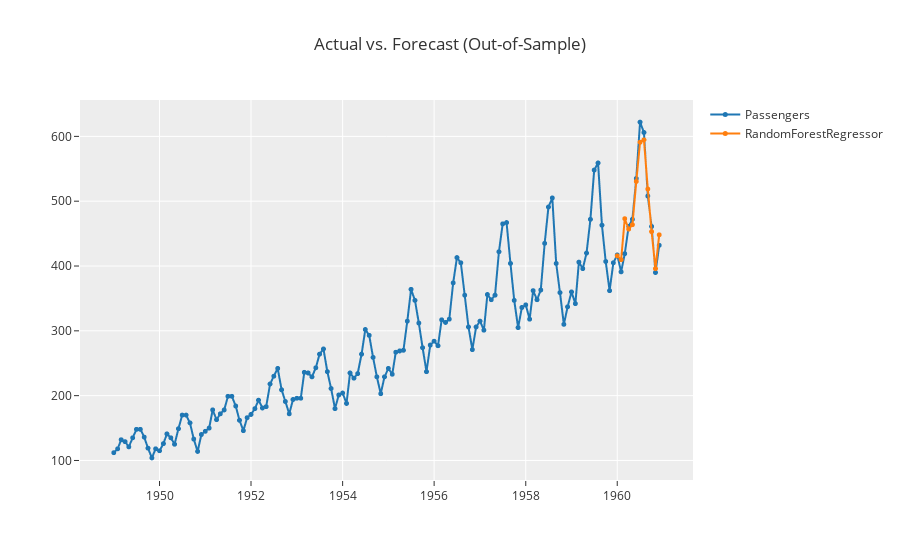

Notebook cell for this chart:
### Markdown cell above
You can check the tune grid here: https://github.com/pycaret/pycaret/blob/master/pycaret/containers/models/time_series.py

### Code cell
exp.plot_model(tuned_rf, plot = 'forecast', data_kwargs={'fh':12})

### Figure 1 — Plotly figure (JSON) as saved in the notebook; plotly's stock layout.template omitted (floating-point values rounded to 4 significant figures; data arrays with more than 128 entries replaced by an {"elided": "..."} marker saying what was removed)
{"data": [{"line": {"color": "rgb(31, 119, 180)", "width": 2}, "marker": {"color": "rgb(31, 119, 180)", "size": 5}, "mode": "lines+markers", "name": "Passengers", "type": "scattergl", "x": {"elided": "144 str values"}, "xaxis": "x", "y": {"elided": "144 int values"}, "yaxis": "y"}, {"line": {"color": "rgb(255, 127, 14)", "width": 2}, "marker": {"color": "rgb(255, 127, 14)", "size": 5}, "mode": "lines+markers", "name": "RandomForestRegressor", "type": "scattergl", "x": {"elided": "144 str values"}, "xaxis": "x", "y": {"elided": "144 float values"}, "yaxis": "y"}], "layout": {"showlegend": true, "title": {"text": "Actual vs. Forecast (Out-of-Sample)"}, "xaxis": {"anchor": "y", "domain": [0, 1]}, "yaxis": {"anchor": "x", "domain": [0, 1]}}}
